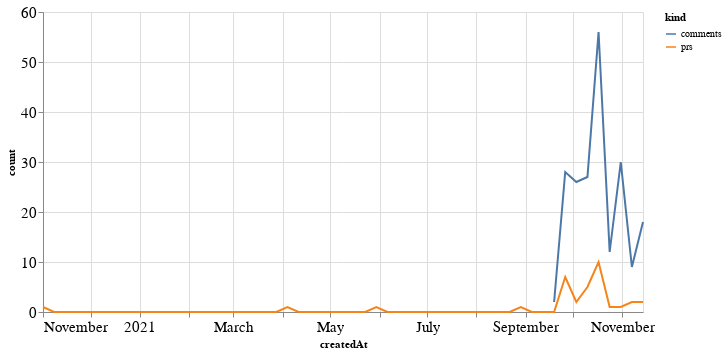

Notebook source saved alongside this figure:
### Code cell
alt.Chart(total_time, width=600).mark_line().encode(
    x='createdAt',
    y='count',
    color='kind'
)

### Figure 1 — Vega-Lite specification as saved in the notebook (floating-point values rounded to 4 significant figures)
{"config": {"axisLeft": {"labelFontSize": 15}, "axisBottom": {"labelFontSize": 15}}, "data": {"name": "data-c2d546aeb4974af2b78467331c50dc41"}, "mark": "line", "encoding": {"color": {"type": "nominal", "field": "kind"}, "x": {"type": "temporal", "field": "createdAt"}, "y": {"type": "quantitative", "field": "count"}}, "width": 600, "$schema": "https://vega.github.io/schema/vega-lite/v4.8.1.json", "datasets": {"data-c2d546aeb4974af2b78467331c50dc41": [{"createdAt": "2020-11-01T00:00:00", "kind": "prs", "count": 1.0}, {"createdAt": "2020-11-08T00:00:00", "kind": "prs", "count": 0.0}, {"createdAt": "2020-11-15T00:00:00", "kind": "prs", "count": 0.0}, {"createdAt": "2020-11-22T00:00:00", "kind": "prs", "count": 0.0}, {"createdAt": "2020-11-29T00:00:00", "kind": "prs", "count": 0.0}, {"createdAt": "2020-12-06T00:00:00", "kind": "prs", "count": 0.0}, {"createdAt": "2020-12-13T00:00:00", "kind": "prs", "count": 0.0}, {"createdAt": "2020-12-20T00:00:00", "kind": "prs", "count": 0.0}, {"createdAt": "2020-12-27T00:00:00", "kind": "prs", "count": 0.0}, {"createdAt": "2021-01-03T00:00:00", "kind": "prs", "count": 0.0}, {"createdAt": "2021-01-10T00:00:00", "kind": "prs", "count": 0.0}, {"createdAt": "2021-01-17T00:00:00", "kind": "prs", "count": 0.0}, {"createdAt": "2021-01-24T00:00:00", "kind": "prs", "count": 0.0}, {"createdAt": "2021-01-31T00:00:00", "kind": "prs", "count": 0.0}, {"createdAt": "2021-02-07T00:00:00", "kind": "prs", "count": 0.0}, {"createdAt": "2021-02-14T00:00:00", "kind": "prs", "count": 0.0}, {"createdAt": "2021-02-21T00:00:00", "kind": "prs", "count": 0.0}, {"createdAt": "2021-02-28T00:00:00", "kind": "prs", "count": 0.0}, {"createdAt": "2021-03-07T00:00:00", "kind": "prs", "count": 0.0}, {"createdAt": "2021-03-14T00:00:00", "kind": "prs", "count": 0.0}, {"createdAt": "2021-03-21T00:00:00", "kind": "prs", "count": 0.0}, {"createdAt": "2021-03-28T00:00:00", "kind": "prs", "count": 0.0}, {"createdAt": "2021-04-04T00:00:00", "kind": "prs", "count": 1.0}, {"createdAt": "2021-04-11T00:00:00", "kind": "prs", "count": 0.0}, {"createdAt": "2021-04-18T00:00:00", "kind": "prs", "count": 0.0}, {"createdAt": "2021-04-25T00:00:00", "kind": "prs", "count": 0.0}, {"createdAt": "2021-05-02T00:00:00", "kind": "prs", "count": 0.0}, {"createdAt": "2021-05-09T00:00:00", "kind": "prs", "count": 0.0}, {"createdAt": "2021-05-16T00:00:00", "kind": "prs", "count": 0.0}, {"createdAt": "2021-05-23T00:00:00", "kind": "prs", "count": 0.0}, {"createdAt": "2021-05-30T00:00:00", "kind": "prs", "count": 1.0}, {"createdAt": "2021-06-06T00:00:00", "kind": "prs", "count": 0.0}, {"createdAt": "2021-06-13T00:00:00", "kind": "prs", "count": 0.0}, {"createdAt": "2021-06-20T00:00:00", "kind": "prs", "count": 0.0}, {"createdAt": "2021-06-27T00:00:00", "kind": "prs", "count": 0.0}, {"createdAt": "2021-07-04T00:00:00", "kind": "prs", "count": 0.0}, {"createdAt": "2021-07-11T00:00:00", "kind": "prs", "count": 0.0}, {"createdAt": "2021-07-18T00:00:00", "kind": "prs", "count": 0.0}, {"createdAt": "2021-07-25T00:00:00", "kind": "prs", "count": 0.0}, {"createdAt": "2021-08-01T00:00:00", "kind": "prs", "count": 0.0}, {"createdAt": "2021-08-08T00:00:00", "kind": "prs", "count": 0.0}, {"createdAt": "2021-08-15T00:00:00", "kind": "prs", "count": 0.0}, {"createdAt": "2021-08-22T00:00:00", "kind": "prs", "count": 0.0}, {"createdAt": "2021-08-29T00:00:00", "kind": "prs", "count": 1.0}, {"createdAt": "2021-09-05T00:00:00", "kind": "prs", "count": 0.0}, {"createdAt": "2021-09-12T00:00:00", "kind": "prs", "count": 0.0}, {"createdAt": "2021-09-19T00:00:00", "kind": "prs", "count": 0.0}, {"createdAt": "2021-09-26T00:00:00", "kind": "prs", "count": 7.0}, {"createdAt": "2021-10-03T00:00:00", "kind": "prs", "count": 2.0}, {"createdAt": "2021-10-10T00:00:00", "kind": "prs", "count": 5.0}, {"createdAt": "2021-10-17T00:00:00", "kind": "prs", "count": 10.0}, {"createdAt": "2021-10-24T00:00:00", "kind": "prs", "count": 1.0}, {"createdAt": "2021-10-31T00:00:00", "kind": "prs", "count": 1.0}, {"createdAt": "2021-11-07T00:00:00", "kind": "prs", "count": 2.0}, {"createdAt": "2021-11-14T00:00:00", "kind": "prs", "count": 2.0}, {"createdAt": "2020-11-01T00:00:00", "kind": "comments", "count": null}, {"createdAt": "2020-11-08T00:00:00", "kind": "comments", "count": null}, {"createdAt": "2020-11-15T00:00:00", "kind": "comments", "count": null}, {"createdAt": "2020-11-22T00:00:00", "kind": "comments", "count": null}, {"createdAt": "2020-11-29T00:00:00", "kind": "comments", "count": null}, {"createdAt": "2020-12-06T00:00:00", "kind": "comments", "count": null}, {"createdAt": "2020-12-13T00:00:00", "kind": "comments", "count": null}, {"createdAt": "2020-12-20T00:00:00", "kind": "comments", "count": null}, {"createdAt": "2020-12-27T00:00:00", "kind": "comments", "count": null}, {"createdAt": "2021-01-03T00:00:00", "kind": "comments", "count": null}, {"createdAt": "2021-01-10T00:00:00", "kind": "comments", "count": null}, {"createdAt": "2021-01-17T00:00:00", "kind": "comments", "count": null}, {"createdAt": "2021-01-24T00:00:00", "kind": "comments", "count": null}, {"createdAt": "2021-01-31T00:00:00", "kind": "comments", "count": null}, {"createdAt": "2021-02-07T00:00:00", "kind": "comments", "count": null}, {"createdAt": "2021-02-14T00:00:00", "kind": "comments", "count": null}, {"createdAt": "2021-02-21T00:00:00", "kind": "comments", "count": null}, {"createdAt": "2021-02-28T00:00:00", "kind": "comments", "count": null}, {"createdAt": "2021-03-07T00:00:00", "kind": "comments", "count": null}, {"createdAt": "2021-03-14T00:00:00", "kind": "comments", "count": null}, {"createdAt": "2021-03-21T00:00:00", "kind": "comments", "count": null}, {"createdAt": "2021-03-28T00:00:00", "kind": "comments", "count": null}, {"createdAt": "2021-04-04T00:00:00", "kind": "comments", "count": null}, {"createdAt": "2021-04-11T00:00:00", "kind": "comments", "count": null}, {"createdAt": "2021-04-18T00:00:00", "kind": "comments", "count": null}, {"createdAt": "2021-04-25T00:00:00", "kind": "comments", "count": null}, {"createdAt": "2021-05-02T00:00:00", "kind": "comments", "count": null}, {"createdAt": "2021-05-09T00:00:00", "kind": "comments", "count": null}, {"createdAt": "2021-05-16T00:00:00", "kind": "comments", "count": null}, {"createdAt": "2021-05-23T00:00:00", "kind": "comments", "count": null}, {"createdAt": "2021-05-30T00:00:00", "kind": "comments", "count": null}, {"createdAt": "2021-06-06T00:00:00", "kind": "comments", "count": null}, {"createdAt": "2021-06-13T00:00:00", "kind": "comments", "count": null}, {"createdAt": "2021-06-20T00:00:00", "kind": "comments", "count": null}, {"createdAt": "2021-06-27T00:00:00", "kind": "comments", "count": null}, {"createdAt": "2021-07-04T00:00:00", "kind": "comments", "count": null}, {"createdAt": "2021-07-11T00:00:00", "kind": "comments", "count": null}, {"createdAt": "2021-07-18T00:00:00", "kind": "comments", "count": null}, {"createdAt": "2021-07-25T00:00:00", "kind": "comments", "count": null}, {"createdAt": "2021-08-01T00:00:00", "kind": "comments", "count": null}, {"createdAt": "2021-08-08T00:00:00", "kind": "comments", "count": null}, {"createdAt": "2021-08-15T00:00:00", "kind": "comments", "count": null}, {"createdAt": "2021-08-22T00:00:00", "kind": "comments", "count": null}, {"createdAt": "2021-08-29T00:00:00", "kind": "comments", "count": null}, {"createdAt": "2021-09-05T00:00:00", "kind": "comments", "count": null}, {"createdAt": "2021-09-12T00:00:00", "kind": "comments", "count": null}, {"createdAt": "2021-09-19T00:00:00", "kind": "comments", "count": 2.0}, {"createdAt": "2021-09-26T00:00:00", "kind": "comments", "count": 28.0}, {"createdAt": "2021-10-03T00:00:00", "kind": "comments", "count": 26.0}, {"createdAt": "2021-10-10T00:00:00", "kind": "comments", "count": 27.0}, {"createdAt": "2021-10-17T00:00:00", "kind": "comments", "count": 56.0}, {"createdAt": "2021-10-24T00:00:00", "kind": "comments", "count": 12.0}, {"createdAt": "2021-10-31T00:00:00", "kind": "comments", "count": 30.0}, {"createdAt": "2021-11-07T00:00:00", "kind": "comments", "count": 9.0}, {"createdAt": "2021-11-14T00:00:00", "kind": "comments", "count": 18.0}]}}
